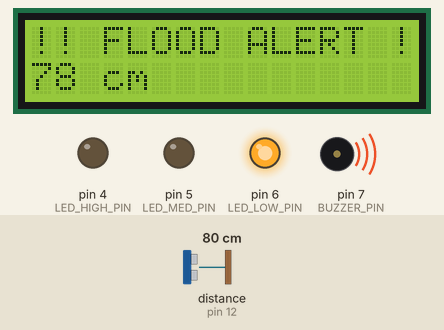
Recording of a sketch running on a simulated Arduino Uno, built with avr-gcc and run on an emulated ATmega328P. Shown: 16×2 character LCD, output pins drawn as LEDs (lit = HIGH), buzzer (waves = sounding, pin HIGH). Wiring (inferred from the names in the program): ultrasonic range finder: trigger pin 11; echo pin 12. The inputs (shaded band) are chosen by the test bench; at power-on: distance to the obstacle (sensor on pin 12) 80 cm. The echo pulse lasts 58.3 µs per cm; the modem accepts every AT command (registered, SIM ready, sends succeed) and sends nothing else; pins used as bus, display or sensor lines are not drawn.

Above: at 7.3 s.
7.4 s: distance to the obstacle (sensor on pin 12) set to 96 cm
At 12.2 s:
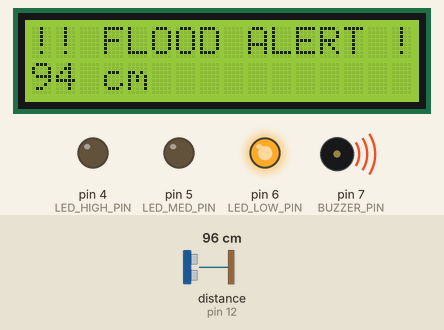
13.1 s: distance to the obstacle (sensor on pin 12) set to 106 cm
At 16.9 s:
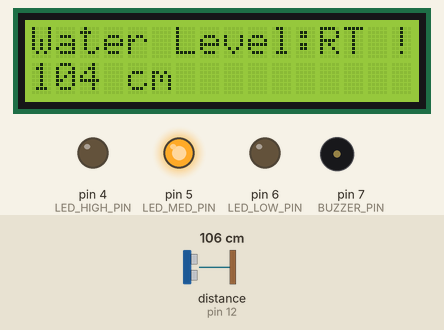
18.8 s: distance to the obstacle (sensor on pin 12) set to 2 cm
At 20.5 s:
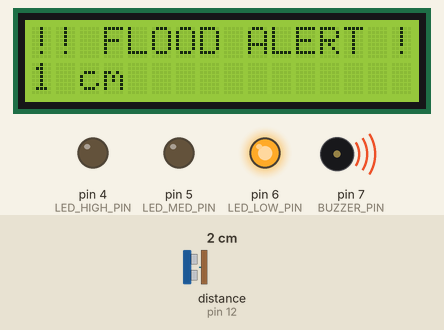
Timing chart, 0 to 22.0 s (numbered marks = the images above; inputs shaded):
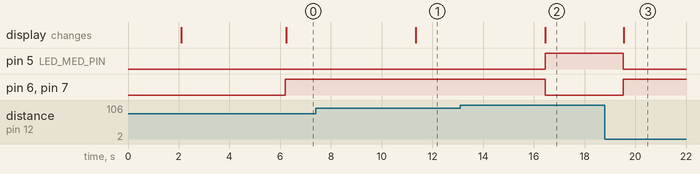

The sketch:

Flood_detection_and_alert.ino
```cpp
#include <Wire.h>
#include <LiquidCrystal_I2C.h>
#include <SoftwareSerial.h>

// Initialize the LCD, I2C address 0x27, 16 columns and 2 rows
LiquidCrystal_I2C lcd(0x27, 16, 2);

// Define the pins for the ultrasonic sensor
#define TRIG_PIN 11
#define ECHO_PIN 12

// Define the pin for the buzzer
#define BUZZER_PIN 7

// Define the pins for the LEDs
#define LED_LOW_PIN 6
#define LED_MED_PIN 5
#define LED_HIGH_PIN 4

// Define the pins for the SIM800L GSM module
#define SIM800L_TX 2
#define SIM800L_RX 3

// Create a software serial port for the SIM800L
SoftwareSerial sim800l(SIM800L_TX, SIM800L_RX);

// Threshold for flood level in centimeters
#define FLOOD_THRESHOLD 100
#define MEDIUM_WATER_LEVEL 500
#define HIGH_WATER_LEVEL 700

void setup() {
  // Initialize serial communication
  Serial.begin(9600);
  sim800l.begin(9600);

  // Initialize the LCD
  lcd.init();
  lcd.backlight();

  // Initialize the pins
  pinMode(TRIG_PIN, OUTPUT);
  pinMode(ECHO_PIN, INPUT);
  pinMode(BUZZER_PIN, OUTPUT);

  pinMode(LED_LOW_PIN, OUTPUT);
  pinMode(LED_MED_PIN, OUTPUT);
  pinMode(LED_HIGH_PIN, OUTPUT);

  // Test the LCD display
  lcd.setCursor(0, 0);
  lcd.print("Flood Monitoring");
  lcd.setCursor(0, 1);
  lcd.print("System Starting");
  delay(2000);
  lcd.clear();

  // Send initialization message via SMS
  sendSMS("Flood monitoring system initialized and running.");
}

void loop() {
  long duration, distance;

  // Send a pulse to trigger the ultrasonic sensor
  digitalWrite(TRIG_PIN, LOW);
  delayMicroseconds(2);
  digitalWrite(TRIG_PIN, HIGH);
  delayMicroseconds(10);
  digitalWrite(TRIG_PIN, LOW);

  // Measure the duration of the echo pulse
  duration = pulseIn(ECHO_PIN, HIGH);

  // Calculate the distance in centimeters
  distance = duration * 0.034 / 2;

  // Display the distance on the LCD
  lcd.setCursor(0, 0);
  lcd.print("Water Level:");
  lcd.setCursor(0, 1);
  lcd.print(distance);
  lcd.print(" cm  ");

  // Control LEDs based on water level
  if (distance < FLOOD_THRESHOLD) {
    digitalWrite(LED_LOW_PIN, HIGH);
    digitalWrite(LED_MED_PIN, LOW);
    digitalWrite(LED_HIGH_PIN, LOW);
    digitalWrite(BUZZER_PIN, HIGH);
    lcd.setCursor(0, 0);
    lcd.print("!! FLOOD ALERT !!");
    sendSMS("Flood alert! Water level is too high.");
  } else if (distance < MEDIUM_WATER_LEVEL) {
    digitalWrite(LED_LOW_PIN, LOW);
    digitalWrite(LED_MED_PIN, HIGH);
    digitalWrite(LED_HIGH_PIN, LOW);
    digitalWrite(BUZZER_PIN, LOW);
  } else if (distance < HIGH_WATER_LEVEL) {
    digitalWrite(LED_LOW_PIN, LOW);
    digitalWrite(LED_MED_PIN, LOW);
    digitalWrite(LED_HIGH_PIN, HIGH);
    digitalWrite(BUZZER_PIN, LOW);
  } else {
    // No alert condition
    digitalWrite(LED_LOW_PIN, LOW);
    digitalWrite(LED_MED_PIN, LOW);
    digitalWrite(LED_HIGH_PIN, LOW);
    digitalWrite(BUZZER_PIN, LOW);
  }

  // Wait for a short time before taking another reading
  delay(1000);
}

void sendSMS(String message) {
  // Send the SMS message using the SIM800L GSM module
  sim800l.println("AT+CMGF=1");    // Set SMS mode to text
  delay(1000);
  sim800l.println("AT+CMGS=\"+1234567890\""); // Replace with your phone number
  delay(1000);
  sim800l.print(message);
  delay(1000);
  sim800l.write(26);  // ASCII code of CTRL+Z to send the SMS
  delay(1000);
}
```

Measured:
- the behaviour switches between 101 and 102 cm on distance to the obstacle (sensor on pin 12) (found by bisection; images 1 and 2)
- after the input at 7.4 s, the display: changes after 4.0 s (image 1)
- after the input at 13.1 s, pin 5 (LED_MED_PIN): LOW → HIGH after 3.3 s; pin 6 (LED_LOW_PIN), pin 7 (BUZZER_PIN): HIGH → LOW after 3.3 s; the display: changes after 3.3 s (image 2)
- after the input at 18.8 s, pin 5 (LED_MED_PIN): HIGH → LOW after 0.72 s; pin 6 (LED_LOW_PIN), pin 7 (BUZZER_PIN): LOW → HIGH after 0.72 s; the display: changes after 0.75 s (image 3)
